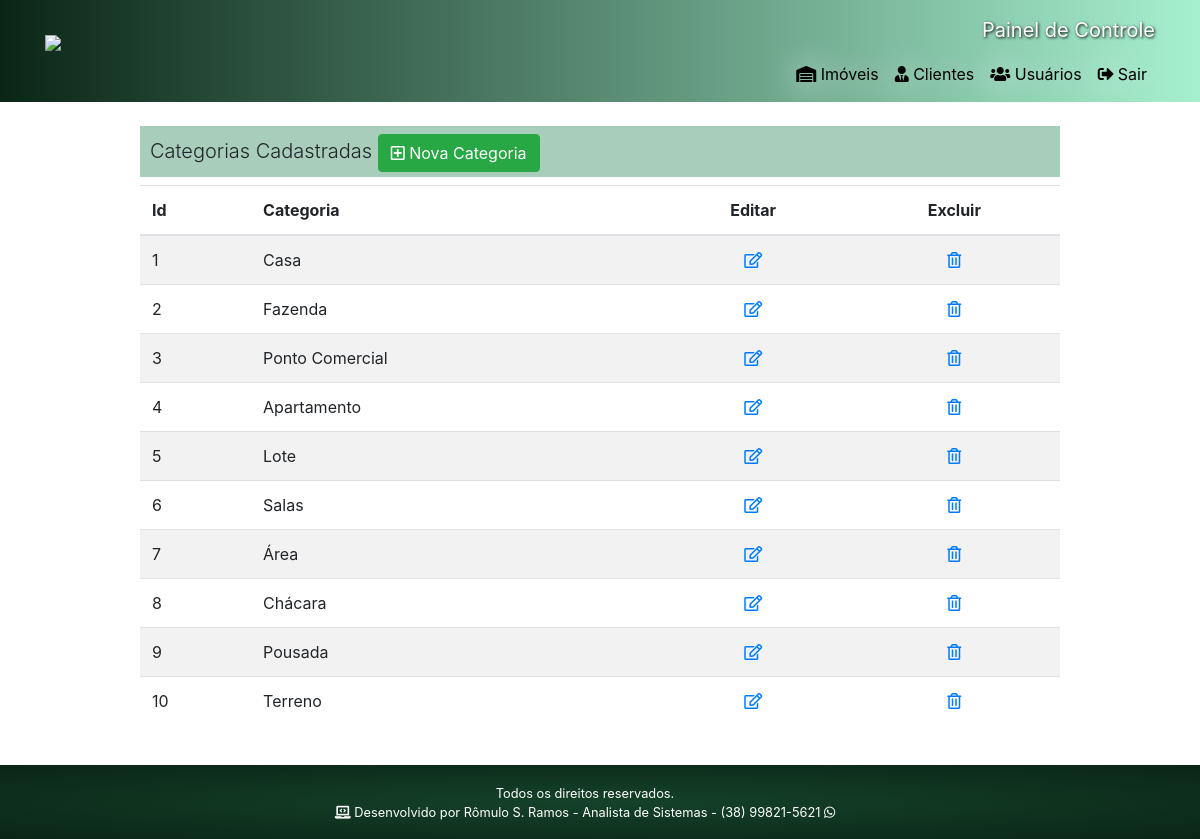
The app's page /adm/cadastro-categoria.php with its own data.
### tables this page shows
CREATE TABLE `categorias` (
  `id` int(11) NOT NULL,
  `descricao` varchar(45) DEFAULT NULL
);

### adm/funcoes/funcoes.php (the view, shortened to what this page needs)
<?php
function categorias_cadastradas(){
    include "../includes/conexao.php";
    $sql = "SELECT id, descricao FROM categorias ORDER BY id";
    $resultado = $conexao->query($sql);
    if($resultado){
      $result = array();
      while( $linha = mysqli_fetch_assoc($resultado) ){
        $result[] = $linha;
    }
    print "
    <table class='table table-striped'>
    <thead>
      <tr>
        <th scope='col'>Id</th>
        <th scope='col'>Categoria</th>
        <th scope='col' class='text-center'>Editar</th>
        <th scope='col' class='text-center'>Excluir</th>
      </tr>
    </thead>
    <tbody>";
    foreach ($result as $categoria){
      $id = $categoria['id'];
      $descricao = $categoria['descricao'];
      print "<tr>
        <td scope='row'>$id</td>
        <td>$descricao</td>
        <td class='text-center'> <a href='cadastro-categoria-alterar.php?id=$id&descricao=$descricao'><i class='far fa-edit'></i> </a> </td>
        <td class='text-center'><a href='cadastro-categoria-excluir.php?id=$id&descricao=$descricao'><i class='far fa-trash-alt'></i> </a> </td>
      </tr>";
    }
    print"</tbody> </table>";
    }
  }
?>

### adm/cadastro-categoria.php (shortened to what this page needs)
<!DOCTYPE html>
<html lang="pt-br">
  <?php
    include("funcoes/funcoes.php");
  ?>
  <head>
    <link
      rel="stylesheet"
      href="https://stackpath.bootstrapcdn.com/bootstrap/4.1.3/css/bootstrap.min.css"
    />
    <link rel="stylesheet" href="../css/estilo.css">
    <link rel="stylesheet" href="https://use.fontawesome.com/releases/v5.7.0/css/all.css">
  </head>
  <body>
     <div class="bg-sertap-adm">
      <?php
      include("../includes/menu-adm.php");
      ?>
    </div>
  <div class="container">
    <br>
    <div class="row justify-content-center">
      <div class="col-lg-10">
        <h4 class="lead bg-titulo">
        Categorias Cadastradas
          <button type="button" class="btn btn-success" data-toggle="modal" data-target="#modal_cadastro">
          <i class="far fa-plus-square"></i> Nova Categoria
          </button>
        </h4>
        <?php
          categorias_cadastradas();
        ?>
      </div>
    </div>
  </div>
<br>
    <?php include("../includes/footer-adm.php"); ?>
  </body>
</html>

### includes/menu-adm.php (shortened to what this page needs)
<div class="container" style="margin-bottom:-15px;">
  <div class="row" style="padding: 0px;">
    <div class="col" style="padding-top:15px;">
      <p class="text-right lead" id="contato-principal">
       <strong>Painel de Controle</strong>
      </p>
    </div>
  </div>
</div>
<div class="header">
    <nav class="navbar navbar-expand-md navbar-dark bg-sertap-adm text-center">
      <div class="container">
      <a href="index.php">
        <img src="../imagens/sertap_branco_1.png" class="img-responsive" height="120px" style="margin-top:-80px; margin-bottom:-15px;">
      </a>
      <div id="collapsibleNavbar" class="collapse navbar-collapse justify-content-end" >
        <ul class="navbar-nav">
          <li class="nav-item">
            <a class="nav-link" style="color:#000; text-shadow:1px 1px 30px #fff;" href="imoveis.php"><i class="fas fa-warehouse"></i> Imóveis</a>
          </li>
          <li class="nav-item">
            <a class="nav-link" style="color:#000; text-shadow:1px 1px 30px #fff;" href="cliente.php"><i class="fas fa-user-tie"></i> Clientes</a>
          </li>
          <li class="nav-item">
            <a class="nav-link" style="color:#000; text-shadow:1px 1px 30px #fff;" href="usuarios.php"><i class="fas fa-users"></i> Usuários</a>
          </li>
          <li class="nav-item">
            <a class="nav-link" style="color:#000; text-shadow:1px 1px 30px #fff;" href="logout.php"><i class="fas fa-sign-out-alt"></i> Sair</a>
          </li>
        </ul>
      </div>
   </div>
    </nav>
</div>

### includes/footer-adm.php
<footer style="background: radial-gradient(#154229, #0a2516);">
  <div class="row justify-content-center container-fluid">
    <div class="col-sm-10 text-center">
     <p style="color:#FFF" class="small">
     <br>
     Todos os direitos reservados.<br/>
     <i class="fas fa-laptop-code"></i> Desenvolvido por Rômulo S. Ramos - Analista de Sistemas - (38) 99821-5621 <i class="fab fa-whatsapp"></i>
      </p>
    </div>
  </div>
</footer>

### css/estilo.css (style rules this page uses)
#contato-principal { color: #fff; text-shadow: 1px 1px 3px #000; }
.bg-sertap-adm { background: linear-gradient(to right, #0a2516, rgb(167, 240, 207)); }
.bg-titulo { background-color: rgba(21, 122, 72, 0.37); padding: 8px 10px 5px 10px; }

### records on screen
categorias: id "1", descricao "Casa"
categorias: id "2", descricao "Fazenda"
categorias: id "3", descricao "Ponto Comercial"
categorias: id "4", descricao "Apartamento"
categorias: id "5", descricao "Lote"
categorias: id "6", descricao "Salas"
categorias: id "7", descricao "Área"
categorias: id "8", descricao "Chácara"
categorias: id "9", descricao "Pousada"
categorias: id "10", descricao "Terreno"
